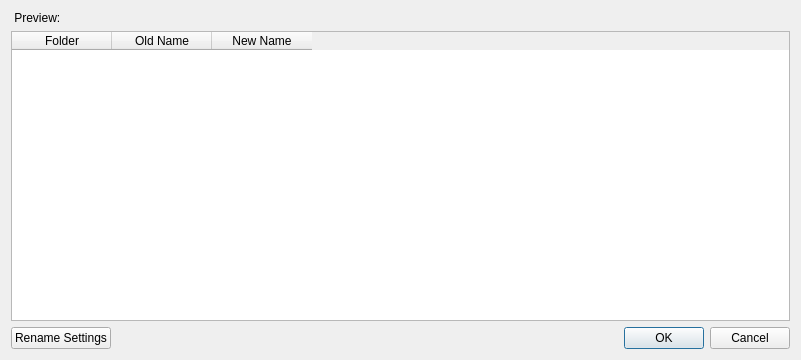
<?xml version="1.0" encoding="UTF-8"?>
<ui version="4.0">
 <class>RenameWindow</class>
 <widget class="QDialog" name="RenameWindow">
  <property name="windowModality">
   <enum>Qt::NonModal</enum>
  </property>
  <property name="geometry">
   <rect>
    <x>0</x>
    <y>0</y>
    <width>801</width>
    <height>360</height>
   </rect>
  </property>
  <property name="windowTitle">
   <string>Archive Rename</string>
  </property>
  <property name="modal">
   <bool>false</bool>
  </property>
  <layout class="QGridLayout" name="gridLayout_2">
   <item row="0" column="0" colspan="2">
    <layout class="QGridLayout" name="gridLayout">
     <item row="1" column="0">
      <widget class="QLabel" name="label">
       <property name="text">
        <string> Preview:</string>
       </property>
      </widget>
     </item>
     <item row="2" column="0">
      <widget class="QTableWidget" name="twList">
       <property name="selectionMode">
        <enum>QAbstractItemView::NoSelection</enum>
       </property>
       <property name="selectionBehavior">
        <enum>QAbstractItemView::SelectRows</enum>
       </property>
       <property name="textElideMode">
        <enum>Qt::ElideMiddle</enum>
       </property>
       <column>
        <property name="text">
         <string>Folder</string>
        </property>
       </column>
       <column>
        <property name="text">
         <string>Old Name</string>
        </property>
       </column>
       <column>
        <property name="text">
         <string>New Name</string>
        </property>
       </column>
      </widget>
     </item>
    </layout>
   </item>
   <item row="1" column="0">
    <widget class="QPushButton" name="btnSettings">
     <property name="text">
      <string>Rename Settings</string>
     </property>
    </widget>
   </item>
   <item row="1" column="1">
    <widget class="QDialogButtonBox" name="buttonBox">
     <property name="orientation">
      <enum>Qt::Horizontal</enum>
     </property>
     <property name="standardButtons">
      <set>QDialogButtonBox::Cancel|QDialogButtonBox::Ok</set>
     </property>
    </widget>
   </item>
  </layout>
 </widget>
 <resources/>
 <connections>
  <connection>
   <sender>buttonBox</sender>
   <signal>accepted()</signal>
   <receiver>RenameWindow</receiver>
   <slot>accept()</slot>
   <hints>
    <hint type="sourcelabel">
     <x>346</x>
     <y>187</y>
    </hint>
    <hint type="destinationlabel">
     <x>277</x>
     <y>104</y>
    </hint>
   </hints>
  </connection>
  <connection>
   <sender>buttonBox</sender>
   <signal>rejected()</signal>
   <receiver>RenameWindow</receiver>
   <slot>reject()</slot>
   <hints>
    <hint type="sourcelabel">
     <x>346</x>
     <y>187</y>
    </hint>
    <hint type="destinationlabel">
     <x>277</x>
     <y>104</y>
    </hint>
   </hints>
  </connection>
 </connections>
</ui>
